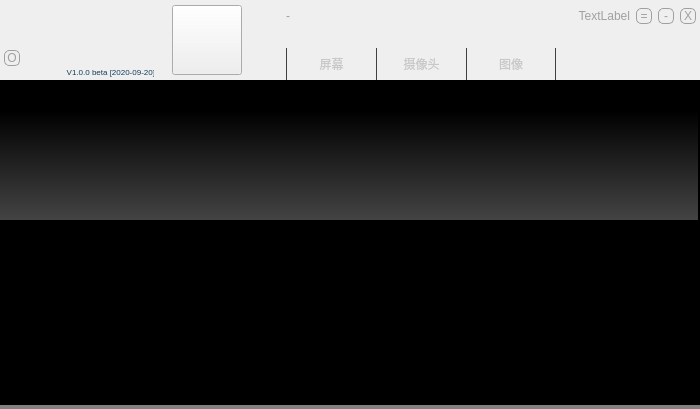
<?xml version="1.0" encoding="UTF-8"?>
<ui version="4.0">
 <class>MainWindow</class>
 <widget class="QMainWindow" name="MainWindow">
  <property name="geometry">
   <rect>
    <x>0</x>
    <y>0</y>
    <width>700</width>
    <height>409</height>
   </rect>
  </property>
  <property name="minimumSize">
   <size>
    <width>700</width>
    <height>320</height>
   </size>
  </property>
  <property name="windowTitle">
   <string>Guee 录屏机</string>
  </property>
  <property name="styleSheet">
   <string notr="true">QWidget#widgetTitle{
border-width: 0px  0px 0px 280px;
border-image: url(:/title.png) 0px 0px 0px 280px;
}
QWidget#widgetPreview{
border: none;
background-color: rgb(0, 0, 0);
}
QWidget#widgetBottom
{
background-color: rgb(64, 64, 64,160);
}

QWidget#stackedWidgetAddContents{
border: none;
background-color: qlineargradient(spread:pad, x1:0, y1:0, x2:0, y2:1, stop:0.213542 rgba(0, 0, 0, 255), stop:1 rgba(77, 77, 77, 224));
}

QWidget#widgetContents{
border: none;
background-color: rgb(64, 64, 64,160);
}
QWidget#listViewContents{
border: none;
background-color: rgb(64, 64, 64,0);
}
QPushButton{
outline: none;
}
QPushButton#pushButtonRecStart{
border-width: 0px  0px 0px 0px;
border-image: url(:/butStart_normal.png);
}

QPushButton#pushButtonRecStart:hover{
border-width: 0px  0px 0px 0px;
border-image: url(:/butStart_enter.png);
}
QPushButton#pushButtonRecStart:disabled{
border-width: 0px  0px 0px 0px;
border-image: url(:/butStart_disable.png);
}

QPushButton#pushButtonRecStop{
border-width: 0px  0px 0px 0px;
border-image: url(:/butStop_normal.png);
}
QPushButton#pushButtonRecStop:hover{
border-width: 0px  0px 0px 0px;
border-image: url(:/butStop_enter.png);
}
QPushButton#pushButtonRecStop:disabled{
border-width: 0px  0px 0px 0px;
border-image: url(:/butStop_disable.png);
}

QPushButton#pushButtonRecPause{
border-width: 0px  0px 0px 0px;
border-image: url(:/butPause_normal.png);
}
QPushButton#pushButtonRecPause:hover{
border-width: 0px  0px 0px 0px;
border-image: url(:/butPause_enter.png);
}
QPushButton#pushButtonRecPause:disabled{
border-width: 0px  0px 0px 0px;
border-image: url(:/butPause_disable.png);
}

QPushButton#pushButtonRecPause:checked{
border-width: 0px  0px 0px 0px;
border-image: url(:/butPause_checked_normal.png);
}
QPushButton#pushButtonRecPause:checked:hover{
border-width: 0px  0px 0px 0px;
border-image: url(:/butPause_checked_enter.png);
}
QPushButton#pushButtonRecPause:checked:disabled{
border-width: 0px  0px 0px 0px;
border-image: url(:/butPause_checked_disable.png);
}

QLabel#labelRecordTime
{
color: rgb(200, 200, 200);
font-size:14px;

}

QPushButton#pushButtonScreenSelect
{
border: none;
color: rgb(200, 200, 200);
border-left: 1px  solid  rgb(64, 64, 64);
}
QPushButton#pushButtonScreenSelect:hover
{
background-color: rgb(0, 0, 0);
color: rgb(255, 255, 255);
}
QPushButton#pushButtonScreenSelect:checked
{
background-color: rgb(0, 0, 0);
color: rgb(255, 255, 255);
}
QPushButton#pushButtonCameraSelect
{
border: none;
color: rgb(200, 200, 200);
border-left: 1px  solid  rgb(64, 64, 64);
}
QPushButton#pushButtonCameraSelect:hover
{
background-color: rgb(0, 0, 0);
color: rgb(255, 255, 255);
}
QPushButton#pushButtonCameraSelect:checked
{
background-color: rgb(0, 0, 0);
color: rgb(255, 255, 255);
}
QPushButton#pushButtonMediaSelect
{
border: none;
color: rgb(200, 200, 200);
border-left: 1px  solid  rgb(64, 64, 64);
border-right: 1px  solid  rgb(64, 64, 64);
}
QPushButton#pushButtonMediaSelect:hover
{
background-color: rgb(0, 0, 0);
color: rgb(255, 255, 255);
}
QPushButton#pushButtonMediaSelect:checked
{
background-color: rgb(0, 0, 0);
color: rgb(255, 255, 255);
}
QPushButton#pushButton_EnablePreview
{
border: 1px solid rgb(160, 160, 160);
border-radius: 5px;
color: rgb(160, 160, 160);
}
QPushButton#pushButton_EnablePreview:checked
{
border: 1px solid rgb(160, 160, 160);
background-color: rgb(160, 160, 160);
border-radius: 5px;
color: rgb(0, 0, 0);
}

QPushButton#pushButtonClose
{
border: 1px solid rgb(160, 160, 160);
border-radius: 5px;
color: rgb(160, 160, 160);
}
QPushButton#pushButtonClose:hover
{
background-color: rgb(240, 240, 240);
border: 1px solid rgb(240, 240, 240);
color: rgb(160, 160, 160);
}

QPushButton#pushButtonMinimize
{
border: 1px solid rgb(160, 160, 160);
border-radius: 5px;
color: rgb(160, 160, 160);
}
QPushButton#pushButtonMinimize:hover
{
background-color: rgb(240, 240, 240);
border: 1px solid rgb(240, 240, 240);
color: rgb(160, 160, 160);
}

QPushButton#pushButtonMenu
{
border: 1px solid rgb(160, 160, 160);
border-radius: 5px;
color: rgb(160, 160, 160);
}

QPushButton#pushButtonMenu:hover
{
background-color: rgb(240, 240, 240);
border: 1px solid rgb(240, 240, 240);
color: rgb(160, 160, 160);
}

QLabel#labelRenderFps
{
color: rgb(160, 160, 160);
}
QLabel#labelVideoInfo
{
color: rgb(160, 160, 160);
}

</string>
  </property>
  <property name="animated">
   <bool>false</bool>
  </property>
  <widget class="QWidget" name="centralwidget">
   <layout class="QVBoxLayout" name="verticalLayout">
    <property name="spacing">
     <number>0</number>
    </property>
    <property name="leftMargin">
     <number>0</number>
    </property>
    <property name="topMargin">
     <number>0</number>
    </property>
    <property name="rightMargin">
     <number>0</number>
    </property>
    <property name="bottomMargin">
     <number>0</number>
    </property>
    <item>
     <widget class="QWidget" name="widgetTitle" native="true">
      <property name="minimumSize">
       <size>
        <width>0</width>
        <height>80</height>
       </size>
      </property>
      <property name="maximumSize">
       <size>
        <width>16777215</width>
        <height>80</height>
       </size>
      </property>
      <property name="styleSheet">
       <string notr="true"/>
      </property>
      <layout class="QHBoxLayout" name="horizontalLayout_4">
       <property name="leftMargin">
        <number>4</number>
       </property>
       <property name="topMargin">
        <number>0</number>
       </property>
       <property name="rightMargin">
        <number>4</number>
       </property>
       <property name="bottomMargin">
        <number>0</number>
       </property>
       <item>
        <widget class="QWidget" name="widgetLogo" native="true">
         <property name="minimumSize">
          <size>
           <width>150</width>
           <height>0</height>
          </size>
         </property>
         <property name="maximumSize">
          <size>
           <width>150</width>
           <height>16777215</height>
          </size>
         </property>
         <widget class="QLabel" name="labelLogo">
          <property name="geometry">
           <rect>
            <x>4</x>
            <y>8</y>
            <width>128</width>
            <height>64</height>
           </rect>
          </property>
          <property name="minimumSize">
           <size>
            <width>128</width>
            <height>64</height>
           </size>
          </property>
          <property name="maximumSize">
           <size>
            <width>128</width>
            <height>64</height>
           </size>
          </property>
          <property name="text">
           <string/>
          </property>
          <property name="pixmap">
           <pixmap resource="UiResource/recorder.qrc">:/logo.png</pixmap>
          </property>
         </widget>
         <widget class="QLabel" name="labelVersion">
          <property name="geometry">
           <rect>
            <x>20</x>
            <y>61</y>
            <width>131</width>
            <height>22</height>
           </rect>
          </property>
          <property name="styleSheet">
           <string notr="true">color: rgb(20, 60, 90);
font-size:8px;
</string>
          </property>
          <property name="text">
           <string>V1.0.0 beta [2020-09-20]</string>
          </property>
          <property name="alignment">
           <set>Qt::AlignRight|Qt::AlignTrailing|Qt::AlignVCenter</set>
          </property>
         </widget>
         <widget class="QPushButton" name="pushButton_EnablePreview">
          <property name="geometry">
           <rect>
            <x>0</x>
            <y>50</y>
            <width>16</width>
            <height>16</height>
           </rect>
          </property>
          <property name="minimumSize">
           <size>
            <width>16</width>
            <height>16</height>
           </size>
          </property>
          <property name="maximumSize">
           <size>
            <width>16</width>
            <height>16</height>
           </size>
          </property>
          <property name="text">
           <string>O</string>
          </property>
          <property name="checkable">
           <bool>true</bool>
          </property>
          <property name="checked">
           <bool>false</bool>
          </property>
         </widget>
        </widget>
       </item>
       <item>
        <widget class="QStackedWidget" name="stackedWidgetRecControl">
         <property name="minimumSize">
          <size>
           <width>120</width>
           <height>80</height>
          </size>
         </property>
         <property name="maximumSize">
          <size>
           <width>120</width>
           <height>80</height>
          </size>
         </property>
         <property name="lineWidth">
          <number>0</number>
         </property>
         <property name="currentIndex">
          <number>0</number>
         </property>
         <widget class="QWidget" name="page">
          <layout class="QHBoxLayout" name="horizontalLayout">
           <property name="spacing">
            <number>0</number>
           </property>
           <property name="leftMargin">
            <number>12</number>
           </property>
           <property name="topMargin">
            <number>0</number>
           </property>
           <property name="rightMargin">
            <number>0</number>
           </property>
           <property name="bottomMargin">
            <number>0</number>
           </property>
           <item>
            <widget class="QPushButton" name="pushButtonRecStart">
             <property name="minimumSize">
              <size>
               <width>70</width>
               <height>70</height>
              </size>
             </property>
             <property name="maximumSize">
              <size>
               <width>70</width>
               <height>70</height>
              </size>
             </property>
             <property name="focusPolicy">
              <enum>Qt::NoFocus</enum>
             </property>
             <property name="toolTip">
              <string>点击按钮开始录像</string>
             </property>
             <property name="text">
              <string/>
             </property>
            </widget>
           </item>
           <item>
            <spacer name="horizontalSpacer">
             <property name="orientation">
              <enum>Qt::Horizontal</enum>
             </property>
             <property name="sizeHint" stdset="0">
              <size>
               <width>40</width>
               <height>20</height>
              </size>
             </property>
            </spacer>
           </item>
          </layout>
         </widget>
         <widget class="QWidget" name="page_2">
          <layout class="QHBoxLayout" name="horizontalLayout_2">
           <property name="spacing">
            <number>6</number>
           </property>
           <property name="leftMargin">
            <number>0</number>
           </property>
           <property name="topMargin">
            <number>0</number>
           </property>
           <property name="rightMargin">
            <number>0</number>
           </property>
           <property name="bottomMargin">
            <number>0</number>
           </property>
           <item>
            <widget class="QPushButton" name="pushButtonRecStop">
             <property name="minimumSize">
              <size>
               <width>50</width>
               <height>50</height>
              </size>
             </property>
             <property name="maximumSize">
              <size>
               <width>50</width>
               <height>50</height>
              </size>
             </property>
             <property name="focusPolicy">
              <enum>Qt::NoFocus</enum>
             </property>
             <property name="toolTip">
              <string>停止录像</string>
             </property>
             <property name="text">
              <string/>
             </property>
            </widget>
           </item>
           <item>
            <layout class="QVBoxLayout" name="verticalLayout_2">
             <property name="spacing">
              <number>4</number>
             </property>
             <item>
              <spacer name="verticalSpacer">
               <property name="orientation">
                <enum>Qt::Vertical</enum>
               </property>
               <property name="sizeHint" stdset="0">
                <size>
                 <width>20</width>
                 <height>40</height>
                </size>
               </property>
              </spacer>
             </item>
             <item>
              <widget class="QPushButton" name="pushButtonRecPause">
               <property name="minimumSize">
                <size>
                 <width>24</width>
                 <height>24</height>
                </size>
               </property>
               <property name="maximumSize">
                <size>
                 <width>24</width>
                 <height>24</height>
                </size>
               </property>
               <property name="focusPolicy">
                <enum>Qt::NoFocus</enum>
               </property>
               <property name="toolTip">
                <string>暂停、继续录像</string>
               </property>
               <property name="text">
                <string/>
               </property>
               <property name="checkable">
                <bool>true</bool>
               </property>
              </widget>
             </item>
             <item>
              <widget class="QLabel" name="labelRecordTime">
               <property name="text">
                <string>00:00:00</string>
               </property>
              </widget>
             </item>
             <item>
              <spacer name="verticalSpacer_2">
               <property name="orientation">
                <enum>Qt::Vertical</enum>
               </property>
               <property name="sizeHint" stdset="0">
                <size>
                 <width>20</width>
                 <height>40</height>
                </size>
               </property>
              </spacer>
             </item>
            </layout>
           </item>
          </layout>
         </widget>
        </widget>
       </item>
       <item>
        <layout class="QVBoxLayout" name="verticalLayout_3">
         <property name="spacing">
          <number>0</number>
         </property>
         <property name="topMargin">
          <number>4</number>
         </property>
         <item>
          <layout class="QHBoxLayout" name="horizontalLayout_8">
           <property name="spacing">
            <number>6</number>
           </property>
           <item>
            <widget class="QWidget" name="widgetTitleInfo" native="true">
             <property name="minimumSize">
              <size>
               <width>0</width>
               <height>24</height>
              </size>
             </property>
             <property name="maximumSize">
              <size>
               <width>16777215</width>
               <height>24</height>
              </size>
             </property>
             <layout class="QHBoxLayout" name="horizontalLayout_5">
              <property name="leftMargin">
               <number>0</number>
              </property>
              <property name="topMargin">
               <number>0</number>
              </property>
              <property name="rightMargin">
               <number>0</number>
              </property>
              <property name="bottomMargin">
               <number>0</number>
              </property>
              <item>
               <widget class="QLabel" name="labelRenderFps">
                <property name="text">
                 <string>-</string>
                </property>
               </widget>
              </item>
              <item>
               <widget class="QLabel" name="labelVideoInfo">
                <property name="sizePolicy">
                 <sizepolicy hsizetype="Minimum" vsizetype="Fixed">
                  <horstretch>0</horstretch>
                  <verstretch>0</verstretch>
                 </sizepolicy>
                </property>
                <property name="text">
                 <string>TextLabel</string>
                </property>
                <property name="alignment">
                 <set>Qt::AlignRight|Qt::AlignTrailing|Qt::AlignVCenter</set>
                </property>
               </widget>
              </item>
             </layout>
            </widget>
           </item>
           <item>
            <widget class="QPushButton" name="pushButtonMenu">
             <property name="maximumSize">
              <size>
               <width>16</width>
               <height>16</height>
              </size>
             </property>
             <property name="focusPolicy">
              <enum>Qt::NoFocus</enum>
             </property>
             <property name="toolTip">
              <string>打开设置界面</string>
             </property>
             <property name="text">
              <string>=</string>
             </property>
            </widget>
           </item>
           <item>
            <widget class="QPushButton" name="pushButtonMinimize">
             <property name="minimumSize">
              <size>
               <width>16</width>
               <height>16</height>
              </size>
             </property>
             <property name="maximumSize">
              <size>
               <width>16</width>
               <height>16</height>
              </size>
             </property>
             <property name="focusPolicy">
              <enum>Qt::NoFocus</enum>
             </property>
             <property name="toolTip">
              <string>窗口最小化</string>
             </property>
             <property name="text">
              <string>-</string>
             </property>
            </widget>
           </item>
           <item>
            <widget class="QPushButton" name="pushButtonClose">
             <property name="minimumSize">
              <size>
               <width>16</width>
               <height>16</height>
              </size>
             </property>
             <property name="maximumSize">
              <size>
               <width>16</width>
               <height>16</height>
              </size>
             </property>
             <property name="focusPolicy">
              <enum>Qt::NoFocus</enum>
             </property>
             <property name="toolTip">
              <string>关闭程序</string>
             </property>
             <property name="text">
              <string>X</string>
             </property>
            </widget>
           </item>
          </layout>
         </item>
         <item>
          <spacer name="verticalSpacer_3">
           <property name="orientation">
            <enum>Qt::Vertical</enum>
           </property>
           <property name="sizeHint" stdset="0">
            <size>
             <width>20</width>
             <height>40</height>
            </size>
           </property>
          </spacer>
         </item>
         <item>
          <layout class="QHBoxLayout" name="horizontalLayout_3">
           <property name="spacing">
            <number>0</number>
           </property>
           <item>
            <widget class="QWidget" name="widget" native="true">
             <layout class="QHBoxLayout" name="horizontalLayout_7">
              <property name="spacing">
               <number>0</number>
              </property>
              <property name="leftMargin">
               <number>0</number>
              </property>
              <property name="topMargin">
               <number>0</number>
              </property>
              <property name="rightMargin">
               <number>0</number>
              </property>
              <property name="bottomMargin">
               <number>0</number>
              </property>
              <item>
               <widget class="QPushButton" name="pushButtonScreenSelect">
                <property name="sizePolicy">
                 <sizepolicy hsizetype="Expanding" vsizetype="Fixed">
                  <horstretch>0</horstretch>
                  <verstretch>0</verstretch>
                 </sizepolicy>
                </property>
                <property name="minimumSize">
                 <size>
                  <width>90</width>
                  <height>32</height>
                 </size>
                </property>
                <property name="toolTip">
                 <string>添加屏幕、屏幕区域、窗口</string>
                </property>
                <property name="text">
                 <string>屏幕</string>
                </property>
                <property name="checkable">
                 <bool>true</bool>
                </property>
               </widget>
              </item>
              <item>
               <widget class="QPushButton" name="pushButtonCameraSelect">
                <property name="sizePolicy">
                 <sizepolicy hsizetype="Expanding" vsizetype="Fixed">
                  <horstretch>0</horstretch>
                  <verstretch>0</verstretch>
                 </sizepolicy>
                </property>
                <property name="minimumSize">
                 <size>
                  <width>90</width>
                  <height>32</height>
                 </size>
                </property>
                <property name="toolTip">
                 <string>添加摄像头</string>
                </property>
                <property name="text">
                 <string>摄像头</string>
                </property>
                <property name="checkable">
                 <bool>true</bool>
                </property>
               </widget>
              </item>
              <item>
               <widget class="QPushButton" name="pushButtonMediaSelect">
                <property name="sizePolicy">
                 <sizepolicy hsizetype="Expanding" vsizetype="Fixed">
                  <horstretch>0</horstretch>
                  <verstretch>0</verstretch>
                 </sizepolicy>
                </property>
                <property name="minimumSize">
                 <size>
                  <width>90</width>
                  <height>32</height>
                 </size>
                </property>
                <property name="toolTip">
                 <string>添加图像文件</string>
                </property>
                <property name="text">
                 <string>图像</string>
                </property>
                <property name="checkable">
                 <bool>true</bool>
                </property>
               </widget>
              </item>
             </layout>
            </widget>
           </item>
           <item>
            <spacer name="horizontalSpacer_2">
             <property name="orientation">
              <enum>Qt::Horizontal</enum>
             </property>
             <property name="sizeHint" stdset="0">
              <size>
               <width>40</width>
               <height>20</height>
              </size>
             </property>
            </spacer>
           </item>
           <item>
            <widget class="FormAudioRec" name="widget_AudioRec" native="true">
             <property name="minimumSize">
              <size>
               <width>140</width>
               <height>0</height>
              </size>
             </property>
            </widget>
           </item>
          </layout>
         </item>
        </layout>
       </item>
      </layout>
     </widget>
    </item>
    <item>
     <layout class="QHBoxLayout" name="horizontalLayout_6">
      <property name="spacing">
       <number>0</number>
      </property>
      <item>
       <widget class="GlWidgetPreview" name="widgetPreview" native="true">
        <property name="sizePolicy">
         <sizepolicy hsizetype="Expanding" vsizetype="Expanding">
          <horstretch>0</horstretch>
          <verstretch>0</verstretch>
         </sizepolicy>
        </property>
        <property name="toolTip">
         <string>鼠标左键选择图层，鼠标右键放弃选择</string>
        </property>
        <widget class="StackedWidgetAddLayer" name="stackedWidgetAddContents">
         <property name="geometry">
          <rect>
           <x>0</x>
           <y>0</y>
           <width>698</width>
           <height>140</height>
          </rect>
         </property>
         <property name="minimumSize">
          <size>
           <width>0</width>
           <height>140</height>
          </size>
         </property>
         <property name="maximumSize">
          <size>
           <width>16777215</width>
           <height>100</height>
          </size>
         </property>
         <property name="toolTip">
          <string>添加画面内容为图层</string>
         </property>
         <property name="currentIndex">
          <number>0</number>
         </property>
         <widget class="QWidget" name="page_3"/>
         <widget class="QWidget" name="page_4"/>
        </widget>
        <widget class="FormLayerTools" name="widgetLayerTools" native="true">
         <property name="geometry">
          <rect>
           <x>520</x>
           <y>150</y>
           <width>150</width>
           <height>158</height>
          </rect>
         </property>
         <property name="sizePolicy">
          <sizepolicy hsizetype="Fixed" vsizetype="Preferred">
           <horstretch>0</horstretch>
           <verstretch>0</verstretch>
          </sizepolicy>
         </property>
         <property name="minimumSize">
          <size>
           <width>123</width>
           <height>0</height>
          </size>
         </property>
         <property name="maximumSize">
          <size>
           <width>150</width>
           <height>16777215</height>
          </size>
         </property>
        </widget>
       </widget>
      </item>
     </layout>
    </item>
    <item alignment="Qt::AlignBottom">
     <widget class="QWidget" name="widgetBottom" native="true">
      <property name="minimumSize">
       <size>
        <width>0</width>
        <height>4</height>
       </size>
      </property>
      <property name="maximumSize">
       <size>
        <width>16777215</width>
        <height>4</height>
       </size>
      </property>
     </widget>
    </item>
   </layout>
  </widget>
 </widget>
 <customwidgets>
  <customwidget>
   <class>GlWidgetPreview</class>
   <extends>QWidget</extends>
   <header>GlWidgetPreview.h</header>
   <container>1</container>
  </customwidget>
  <customwidget>
   <class>StackedWidgetAddLayer</class>
   <extends>QStackedWidget</extends>
   <header>StackedWidgetAddLayer.h</header>
   <container>1</container>
  </customwidget>
  <customwidget>
   <class>FormAudioRec</class>
   <extends>QWidget</extends>
   <header>FormAudioRec.h</header>
   <container>1</container>
  </customwidget>
  <customwidget>
   <class>FormLayerTools</class>
   <extends>QWidget</extends>
   <header>FormLayerTools.h</header>
   <container>1</container>
  </customwidget>
 </customwidgets>
 <tabstops>
  <tabstop>pushButtonScreenSelect</tabstop>
  <tabstop>pushButtonCameraSelect</tabstop>
  <tabstop>pushButtonMediaSelect</tabstop>
  <tabstop>pushButtonRecStop</tabstop>
  <tabstop>pushButtonRecPause</tabstop>
 </tabstops>
 <resources>
  <include location="UiResource/recorder.qrc"/>
 </resources>
 <connections/>
</ui>
